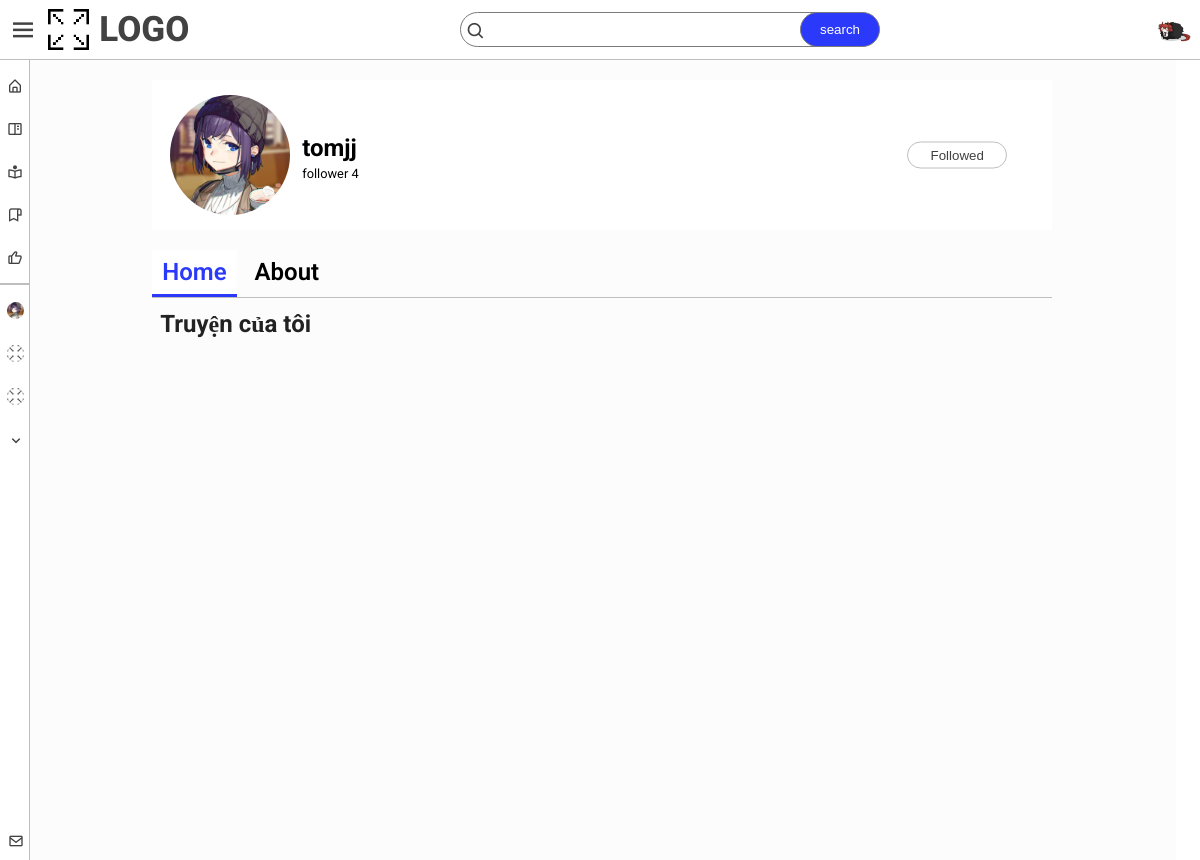
Page /account/?id=1 (signed in) on the committed database.
### tables this page shows
CREATE TABLE `tai_khoan` (
  `id` int(11) NOT NULL,
  `Ten` varchar(30) NOT NULL,
  `Email` varchar(40) NOT NULL,
  `MatKhau` varchar(40) NOT NULL,
  `AnhDD` varchar(250) DEFAULT NULL,
  `MaNhomQuyen` char(4) NOT NULL,
  `about` text NOT NULL
);

### account/index.php (the view, shortened to what this page needs)
 <?php
require("../server/comn.php");
if(isset($_SESSION['id'])) {
    $userID = $_SESSION['id'];
}
?>
<?php
    if(isset($userID)) {
        $sql = "SELECT `id`, `Ten`, `AnhDD`, `about`, COUNT(theo_doi.NguoiTD) AS follow FROM `tai_khoan` INNER JOIN `theo_doi` on tai_khoan.id = theo_doi.NguoiDuocTD WHERE id='".$userID."'";
        $query = mysqli_query($conn, $sql);
        $userData = mysqli_fetch_array($query);
    }
    if(isset($_GET['id'])) {
        $sql = "SELECT `id`, `Ten`, `AnhDD`, `about`, COUNT(theo_doi.NguoiTD) AS follow FROM `tai_khoan` INNER JOIN `theo_doi` on tai_khoan.id = theo_doi.NguoiDuocTD WHERE id=".$_GET['id']."";
        $query = mysqli_query($conn, $sql);
        $data = mysqli_fetch_array($query);
        $checkFollowed = false;
        if(isset($userID)) {
            $sql = "SELECT `NguoiTD` FROM `theo_doi` WHERE NguoiTD='".$userID."' and NguoiDuocTD='".$data['id']."'";
            $query = mysqli_query($conn, $sql);
            if(mysqli_num_rows($query) == 1) {
                $checkFollowed = true;
            }
        }
    } else {
        $data = $userData;
    }
?>
<!DOCTYPE html>
<html lang="en">
<head>
    <link rel="stylesheet" href="../style.css">
    <link rel="stylesheet" href="../header-nav.css">
    <link rel="stylesheet" href="../item.css">
    <link rel="stylesheet" href="../responsive-index.css">
    <link rel="stylesheet" href="../css/page.css">
    <link rel="stylesheet" href="account.css">
    <link href='https://unpkg.com/boxicons@2.1.4/css/boxicons.min.css' rel='stylesheet'>
</head>
<body>
    <?php
        require("../header-nav.php");
    ?>
    <main>
        <div class="container">
            <div class="info-user">
                <div class="main">
                    <div class="info-account">
                        <div class="avt">
                            <?php
                                if($data['AnhDD'] == null) {
                                    echo "<img src=\"../res/unnamed.webp\" alt=\"\">";
                                } else {
                                    echo "<img src=\"../res/".$data['AnhDD']."\" alt=\"\">";
                                }
                            ?>
                        </div>
                        <div class="text">
                            <h2 class="name"> <?php echo $data['Ten']?> <button class="customize" <?php if((isset($userID) ? $userID : -1) != $data['id']) echo "style=\"display: none\""?>><i class='bx bx-wrench'></i></button>
                            </h2>
                            <p>follower <span><?php echo $data['follow']?></span></p>
                            <button id="follow-button" class="<?php echo $checkFollowed ? 'followed': 'follow'; ?>" <?php if((isset($userID) ? $userID : -1) == $data['id']) echo "style=\"display: none\""?>>Follow</button>
                        </div>
                    </div>
                </div>
            </div>
            <div class="contaner-page">
                <div class="page-bar">
                    <ul>
                        <li class="active">Home</li>
                        <li>About</li>
                    </ul>
                </div>
                <div class="page active">
                    <div class="items">
                        <h2>Truyện của tôi</h2>
                    </div>
                </div>
            </div>
        </div>
    </main>
</body>
</html>

### header-nav.php (shortened to what this page needs)
<?php
require("C:/xampp/htdocs/WEBTruynTranh/server/comn.php");
if (isset($_SESSION['id'])) {
    $userID = $_SESSION['id'];
}
?>
<?php
function getServertPageURL()
{
    $pageURL = 'http';
    $pageURL .= "://";
    if ($_SERVER["SERVER_PORT"] != "80") {
        $pageURL .= $_SERVER["SERVER_NAME"] . ":" . $_SERVER["SERVER_PORT"];
    } else {
        $pageURL .= $_SERVER["SERVER_NAME"];
    }
    return $pageURL;
}
function getPath($path)
{
    return getServertPageURL() . $path;
}
function getPathImg($name)
{
    if ($name == null) {
        return getServertPageURL() . "/WEBTruynTranh/res/web-logo.png";
    } else {
        return getServertPageURL() . "/WEBTruynTranh/res/" . $name;
    }
}
?>
<?php
if (isset($userID)) {
    $sql = "SELECT `Ten`, `AnhDD` FROM `tai_khoan` WHERE id='" . $userID . "'";
    $query = mysqli_query($conn, $sql);
    $userData = mysqli_fetch_array($query);
    $sql = "SELECT  tai_khoan.id, tai_khoan.Ten, tai_khoan.AnhDD FROM `theo_doi`, tai_khoan WHERE theo_doi.NguoiDuocTD = tai_khoan.id and theo_doi.NguoiTD = '" . $userID . "'";
    $query = mysqli_query($conn, $sql);
    $numFollowed = mysqli_num_rows($query);
    if ($numFollowed > 0) {
        while ($temp = mysqli_fetch_array($query)) {
            $followedArr[] = $temp;
        }
    }
} else {
    $unknown = true;
}
?>
<header id="header">
    <div class="logo">
        <div class="nav-button" id="nav-button">
            <i class='bx bx-menu'></i>
        </div>
        <a href="<?php echo getPath('/WEBTruynTranh') ?>" class="logo">
            <div class="logo-img">
                <img src=<?php echo getServertPageURL() . "/WEBTruynTranh/res/web-logo.png" ?> alt="">
            </div>
            <div class="logo-text">
                LOGO
            </div>
        </a>
    </div>
    <div class="search">
        <div class="search-overlay" id="search-overlay">
            <i class='bx bx-left-arrow-alt'></i>
        </div>
        <form  class="search-form" action="<?php echo getServertPageURL() . "/WEBTruynTranh/"; ?>" method="GET" enctype="multipart/form-data">
            <div class="search-icon"><i class='bx bx-search'></i></div>
            <input type="text" name="search" id="" autocomplete="off" value="<?php if (isset($_GET['search'])) {echo $_GET['search'];}?>">
            <input type="submit" onclick="return checkSreachBar()" value="search">
        </form>
    </div>
    <div class="account" <?php if (isset($unknown)) echo "style=\"display: none;\"" ?>>
        <div class="avt">
            <?php
            if ($userData['AnhDD'] == null) {
                echo "<img src=\"" . getServertPageURL() . "/WEBTruynTranh/res/unnamed.webp\" alt=\"\">";
            } else {
                echo "<img src=\"" . getServertPageURL() . "/WEBTruynTranh/res/" . $userData['AnhDD'] . "\" alt=\"\">";
            }
            ?>
        </div>
    </div>
</header>
<nav class="nav active hidden" id="nav">
    <div>
        <ul>
            <li><a href="<?php echo getServertPageURL() . "/WEBTruynTranh/" ?>"><i class='bx bx-home-alt'></i>Trang chủ </a></li>
            <li><a href="<?php echo getServertPageURL() . "/WEBTruynTranh/feed/save" ?>"><i class='bx bx-book-content'></i>Truyện đã lưu</a></li>
            <li><a href=""><i class='bx bx-book-reader' ></i></i>Đã theo dõi</a></li>
            <li><a href=""><i class='bx bx-bookmark-alt'></i></i>Lịch sử</a></li>
            <li><a href=""><i class='bx bx-like'></i>Đã thích</a></li>
        </ul>
        <?php
        if (!isset($unknown)) {
            echo '<h4>Đang Theo dỏi</h4>';
            if (!empty($followedArr)) {
                echo "<ul class=\"show-followed\">";
                foreach ($followedArr as $item) {
                    echo "<li><a href=\"" . getServertPageURL() . "/WEBTruynTranh/account/?id=" . $item['id'] . "\"><img src=\"" . getPathImg($item['AnhDD']) . "\" alt=\"\">" . $item['Ten'] . "</a></li>";
                }
                if (count($followedArr) > 4) {
                    echo "<li class=\"show-more-followed\"><a><i class='bx bx-chevron-down' ></i></a></li>";
                }
                echo "</ul>";
            }
        }
        ?>
        <div class="contact">
            <a href=""><i class='bx bx-envelope'></i>Liên hệ với chúng tôi</a>
        </div>
    </div>
</nav>

### style.css (style rules this page uses)
:root { --body-color: #ffffff; --sidebar-color: #FFF; --primary-color: #695CFE; --primary-color-light: #F6F5FF; --toggle-color: #DDD; --text-color: #424242; --header-color: #ffffff; --nav-color: #ffffff; --nav-font-color: #f5f0f0; --hover-overlay: rgba(5, 71, 203, 0.2); --header-height: 60px; --account--br-color: rgba(5, 71, 203, 0.2); --account--br-color--hover: rgba(5, 71, 203, 0.5); --search-button-color: rgb(43, 57, 250); --button-honver-color: #0d45a5; --button-hover-color: #0d45a5; --br-item-color: rgb(255, 255, 255); --item-color: #000; --primary-border: 1px solid rgb(190, 190, 190); --tran-02: all 0.2s ease; --tran-03: all 0.3s ease; --tran-04: all 0.4s ease; --tran-05: all 0.5s ease; }
* { padding: 0; margin: 0; box-sizing: border-box; }
body { position: relative; font-family: roboto; height: 100vh; background: var(--body-color); }
main { position: relative; top: var(--header-height); width: 100%; display: flex; flex-wrap: wrap; justify-content: center; background-color: rgb(252, 252, 252); }

### item.css (style rules this page uses)
.container { position: relative; width: 100%; height: auto; display: flex; flex-wrap: wrap; justify-content: start; padding-top: 20px; margin-left: 0px; margin-right: 0px; }
.container h2 { width: 100%; padding: 4px; }
.items { position: relative; width: 100%; height: auto; display: flex; flex-wrap: wrap; justify-content: start; }
.items h2 { width: 100%; padding-left: 8px; color: #222; }

### responsive-index.css (style rules this page uses)
@media only screen and (max-width: 1450px) { .container { max-width: 1130px; } }
@media only screen and (max-width: 1200px) { .container { max-width: 1075px; } }

### css/page.css (style rules this page uses)
.contaner-page { margin-top: 20px; width: 100%; }
.contaner-page .page-bar { width: 100%; height: 48px; border-bottom: var(--primary-border); }
.contaner-page .page-bar ul { display: flex; list-style: none; }
.contaner-page .page-bar ul li { margin-right: 0; padding: 8px 10px; margin-right: 8px; font-size: 1.5rem; cursor: pointer; font-weight: 600; transition: 0.3s; }
.contaner-page .page-bar ul li.active { color: var(--search-button-color); border-bottom: 3px solid var(--search-button-color); background-color: #fff; }
.contaner-page .page { position: relative; display: none; width: 100%; height: 500px; }
.contaner-page .page.active { position: relative; display: block; width: 100%; height: 500px; }

### account/account.css (style rules this page uses)
.container { width: 97%; margin-left: 28px; align-items: center; flex-direction: column; }
.info-user { width: 100%; display: flex; flex-direction: column; }
.info-user .main { position: relative; width: 100%; background-color: #fff; display: flex; align-items: center; min-height: 100px; height: 20dvw; max-height: 150px; }
.info-user .main .info-account { height: 80%; display: flex; align-items: center; font-size: 16px; margin-left: 18px; }
.info-user .main .info-account .avt { height: 100%; border-radius: 3em; }
.info-user .main .info-account .avt img { height: 100%; border-radius: 50%; }
.info-user .main .info-account .text { width: 100%; margin-left: 8px; }
.info-user .main .info-account .text .name { font-size: 1.5em; }
.info-user .main .info-account .text p { font-size: 0.8em; margin-left: 4px; }
.info-user .main .followed { position: absolute; right: 5%; padding: 4px; width: 100px; bottom: 50%; transform: translateY(50%); padding: 5px; border-radius: 50px; border: var(--primary-border); color: var(--text-color); background-color: white; cursor: pointer; }
.info-user .main .followed::after { content: 'ed'; }
.items { margin-top: 8px; width: 100%; display: flex; flex-wrap: wrap; justify-content: flex-start; align-content: start; }
.contaner-page { max-width: 900px; }
@media only screen and (min-width: 1000px) { .info-user { max-width: 900px; } }

### rows in the picture
tai_khoan: AnhDD (picture)
tai_khoan: AnhDD (picture), Ten "tomjj"

### other values in the picture
$data['follow'] "4"
